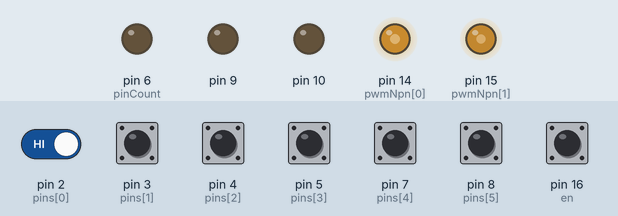
Bench run of a sketch on a simulated Arduino Uno, built with avr-gcc and run on an emulated ATmega328P. On the bench: output pins drawn as LEDs (lit = HIGH). The inputs (shaded band) are chosen by the test bench; at power-on: pin 2 (pins[0]), pin 3 (pins[1]), pin 4 (pins[2]), pin 5 (pins[3]), pin 7 (pins[4]), pin 8 (pins[5]), pin 16 (en) HIGH. What the sketch prints to the serial monitor is not drawn.

Above: at 0.84 s.
1.3 s: pin 16 (en) pulled LOW for 0.15 s
4.3 s: pin 16 (en) pulled LOW for 1 s
7.3 s: pin 2 (pins[0]) driven LOW and pin 3 (pins[1]) driven LOW
10.3 s: pin 3 (pins[1]) pulsed HIGH 2 times (0.12 s each, 0.3 s apart)
Timing chart, 0 to 39.4 s (numbered marks = the images above; inputs shaded):
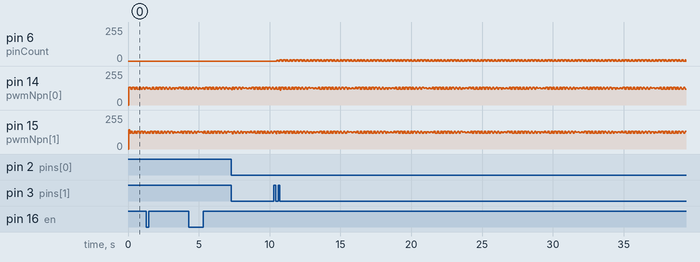

Measured:
- after the input at 10.3 s, pin 6 (pinCount): 0/255 → 5/255 after 0.19 s, then moves between 0/255 and 10/255, repeating every 0.48 s

The sketch:

arduino_rgb_multiplexed.ino
```cpp
bool serialEnabled = true;

const int pinCount = 6;
boolean currentState[pinCount];
boolean lastState[pinCount];

const int numPairs = 3;
int pairs[][2] = { {0, 1}, {2, 3}, {4, 5} };
int pins[] = { 2, 3, 4, 5, 7, 8 };

int en = 16;
bool enabled = false;
bool lastStateEn = true;
unsigned long lastChangeMs = 0;
unsigned long _start;
unsigned long _stop;

const int pwmPairs = 2;
int pwmCurrent [pwmPairs][3];
int pwmNpn[] = {14, 15};
int currentlyAdjusting = 0;


void setup() {
  if(serialEnabled){
    Serial.begin(115200);
  }

  // Enable en pin
  pinMode(en, INPUT_PULLUP);

  for(int i = 0; i < pwmPairs; i++){
    pinMode(pwmNpn[i], OUTPUT);
  }

  // Enable rotary pins
  for(int i = 0; i < pinCount; i++){
    pinMode(pins[i], INPUT_PULLUP);
    currentState[i] = digitalRead(pins[i]);
    lastState[i] = digitalRead(pins[i]);
  }
}

  /*
  _start = millis();

  _stop = millis();
  int len = _stop - _start;
  Serial.println(String(len));
 */

void loop() {
  readRotaries();
  checkPairs();
  checkToggle();
  playPwm();
}

void readRotaries(){
  for(int i = 0; i < pinCount; i++){
    currentState[i] = digitalRead(pins[i]);
  }
}

void checkToggle(){
  // Enable or
  if(lastStateEn != digitalRead(en) && millis() - lastChangeMs > 150){
    lastChangeMs = millis();
    lastStateEn = digitalRead(en);

    debugPrint("State change:" + String(lastStateEn));

    if(!lastStateEn){
      enabled = !enabled;
      currentlyAdjusting++;

      if(currentlyAdjusting >= pwmPairs){
        currentlyAdjusting = 0;
      }

      debugPrint("Adjusting:" + String(currentlyAdjusting));
    }
  }
}

// Play PWM table
void playPwm(){
  for(int i = 0; i < pwmPairs; i++){
    analogWrite(6, pwmCurrent[i][0]);
    analogWrite(9, pwmCurrent[i][1]);
    analogWrite(10, pwmCurrent[i][2]);


    // Show LED
    digitalWrite(pwmNpn[i], true);
    delay(7);
    digitalWrite(pwmNpn[i], false);
  }
}

// Adjust PWM table
void adjustPWM(int pin, int ammount){
  pwmCurrent[currentlyAdjusting][pin] = pwmCurrent[currentlyAdjusting][pin] + ammount;

  if(pwmCurrent[currentlyAdjusting][pin] < 0){
    pwmCurrent[currentlyAdjusting][pin] = 0;
  }

  if(pwmCurrent[currentlyAdjusting][pin] > 255){
    pwmCurrent[currentlyAdjusting][pin] = 255;
  }

  for(int i = 0; i < pwmPairs; i++){
    debugPrint(String(i) + ":" + String(pwmCurrent[i][0]) + "," + String(pwmCurrent[i][1]) + "," + String(pwmCurrent[i][2]));
  }
}

// Check rotary encoders
void checkPairs(){
  for(int i = 0; i < numPairs; i++){
    // If there is a state change
    if(currentState[pairs[i][0]] != lastState[pairs[i][0]] || currentState[pairs[i][1]] != lastState[pairs[i][1]]){

      // If both pins are pulled down
      if(currentState[pairs[i][0]] == 0 && currentState[pairs[i][1]] == 0){
        if(lastState[pairs[i][0]] == 1){
          debugPrint("Pair " + String(i) + " cc");

          if(i == 0){
            adjustPWM(0, -5);
          }
          if(i == 1){
            adjustPWM(1, -5);
          }
          if(i == 2){
            adjustPWM(2, -5);
          }
        }
        else{
          debugPrint("Pair " + String(i) + " cw");
          if(i == 0){
            adjustPWM(0, 5);
          }
          if(i == 1){
            adjustPWM(1, 5);
          }
          if(i == 2){
            adjustPWM(2, 5);
          }
        }
      }

      // Update last state
      lastState[pairs[i][0]] = currentState[pairs[i][0]];
      lastState[pairs[i][1]] = currentState[pairs[i][1]];
    }
  }
}

void debugPrint(String data){
  if(serialEnabled){
    Serial.println(data);
  }
}
```
